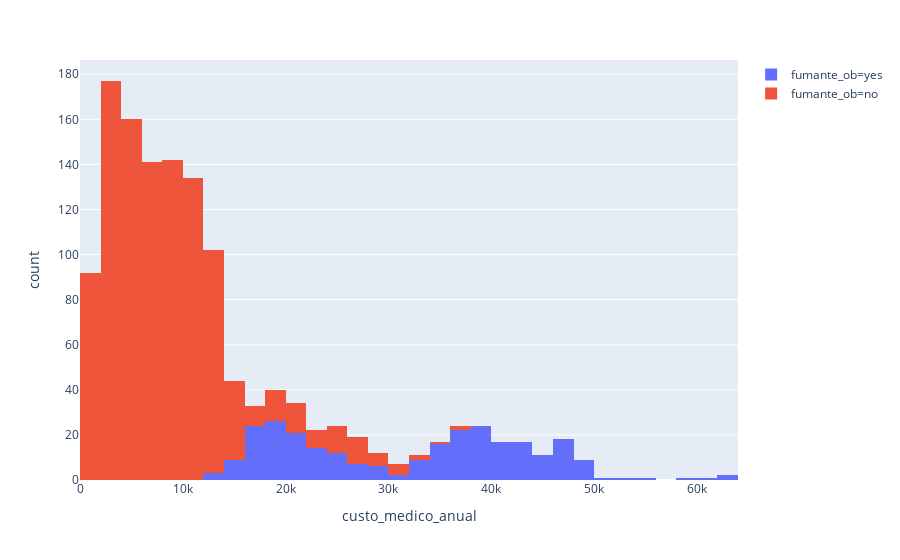

Notebook code cell kept with this figure:
### Code cell
fig = px.histogram(dataset, x="custo_medico_anual", 
                   color='fumante_ob',
                   hover_data=dataset.columns)

fig.show()

### Figure 1 — Plotly figure (JSON) as saved in the notebook; plotly's stock layout.template omitted (floating-point values rounded to 4 significant figures; data arrays with more than 128 entries replaced by an {"elided": "..."} marker saying what was removed)
{"data": [{"alignmentgroup": "True", "bingroup": "x", "hoverlabel": {"namelength": 0}, "hovertemplate": "fumante_ob=yes<br>custo_medico_anual=%{x}<br>count=%{y}", "legendgroup": "fumante_ob=yes", "marker": {"color": "#636efa"}, "name": "fumante_ob=yes", "offsetgroup": "fumante_ob=yes", "orientation": "v", "showlegend": true, "type": "histogram", "x": {"elided": "274 float values"}, "xaxis": "x", "yaxis": "y"}, {"alignmentgroup": "True", "bingroup": "x", "hoverlabel": {"namelength": 0}, "hovertemplate": "fumante_ob=no<br>custo_medico_anual=%{x}<br>count=%{y}", "legendgroup": "fumante_ob=no", "marker": {"color": "#EF553B"}, "name": "fumante_ob=no", "offsetgroup": "fumante_ob=no", "orientation": "v", "showlegend": true, "type": "histogram", "x": {"elided": "1064 float values"}, "xaxis": "x", "yaxis": "y"}], "layout": {"barmode": "relative", "legend": {"tracegroupgap": 0}, "margin": {"t": 60}, "xaxis": {"anchor": "y", "domain": [0, 1], "title": {"text": "custo_medico_anual"}}, "yaxis": {"anchor": "x", "domain": [0, 1], "title": {"text": "count"}}}}
